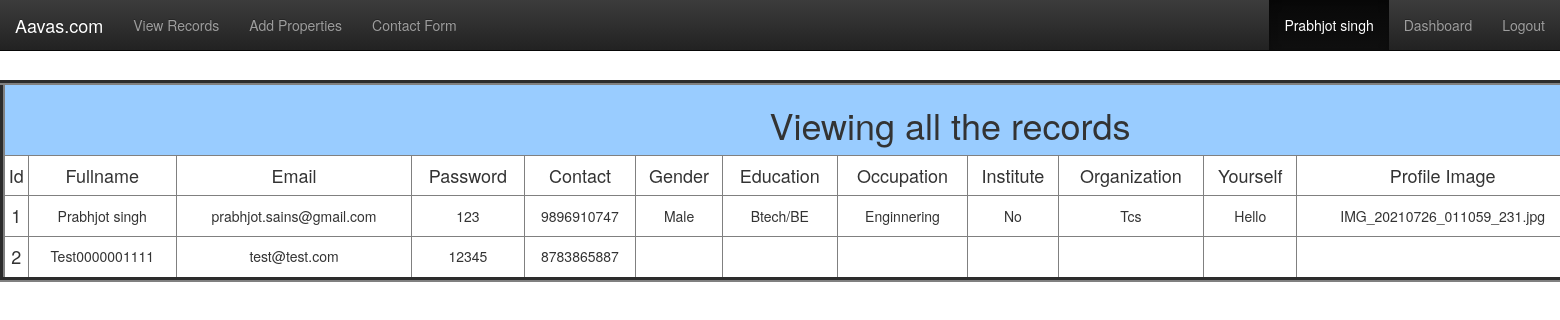
Page /Admin/view_records.php (signed in) on the committed database.
### tables this page shows
CREATE TABLE `usersignup` (
  `id` int(11) NOT NULL,
  `fullname` varchar(20) NOT NULL,
  `email` varchar(50) NOT NULL,
  `password` varchar(20) NOT NULL,
  `contactnumber` varchar(10) NOT NULL,
  `gender` varchar(10) NOT NULL,
  `education` varchar(50) NOT NULL,
  `occupation` varchar(50) NOT NULL,
  `institute` varchar(50) NOT NULL,
  `organization` varchar(50) NOT NULL,
  `yourself` varchar(50) NOT NULL,
  `profilepic` varchar(100) NOT NULL,
  `status` int(2) NOT NULL
);

### Admin/function.php (the view, shortened to what this page needs)
<?php
function Select($a=array())
	{
		include "db_con.php";
		$query="select * FROM usersignup";
		$result=(mysqli_query($con,$query));
		if($result)
		{
			?>
			<table align='center' border='5' width='1900' style='margin-top:80px' >
			<tr>
     <th align="center" bgcolor="#99CCFF" colspan="15"><h1 align="center">Viewing all the records</h1></th>
     </tr>
			<tr >
				<th><h4 align="center">Id</th>
				<th><h4 align="center">Fullname</th>
				<th><h4 align="center">Email</th>
				<th><h4 align="center">Password</th>
				<th><h4 align="center">Contact</th>
				<th><h4 align="center">Gender</th>
				<th><h4 align="center">Education</th>
				<th><h4 align="center">Occupation</th>
				<th><h4 align="center">Institute</th>
				<th><h4 align="center">Organization</th>
				<th><h4 align="center">Yourself</th>
				<th><h4 align="center">Profile Image</th>
			</tr>
		<?php
				$i=1;
				while($tuple=mysqli_fetch_array($result))
				{
					?>
					<tr>
						<td><h4 align="center"><?php echo $i; ?></td>
						<td><h5 align="center"><?php echo $tuple[1];?></td>
						<td><h5 align="center"><?php echo $tuple[2];?></td>
						<td><h5 align="center"><?php echo $tuple[3];?></td>
						<td><h5 align="center"><?php echo $tuple[4];?></td>
						<td><h5 align="center"><?php echo $tuple[5];?></td>
						<td><h5 align="center"><?php echo $tuple[6];?></td>
						<td><h5 align="center"><?php echo $tuple[7];?></td>
						<td><h5 align="center"><?php echo $tuple[8];?></td>
						<td><h5 align="center"><?php echo $tuple[9];?></td>
						<td><h5 align="center"><?php echo $tuple[10];?></td>
						<td><h5 align="center"><?php echo $tuple[11];?></td>
					</tr>
					<?php
					$i++;
				}
					?>
			</table>
					<?php
		}
	}
?>

### rows in the picture
usersignup: fullname "Prabhjot singh", email "prabhjot.sains@gmail.com", password "123", contactnumber "9896910747", gender "Male", education "Btech/BE", occupation "Enginnering", institute "No", organization "Tcs", yourself "Hello", profilepic "IMG_20210726_011059_231.jpg"
usersignup: fullname "Test0000001111", email "test@test.com", password "12345", contactnumber "8783865887"

### other values in the picture
$_SESSION['fullname'] "Prabhjot singh"
